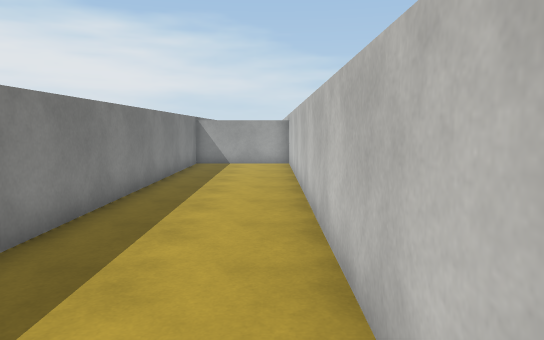
View 1 (above)

20 first-person views from a walk through a scene from a Unity 3-D project. The camera is 1.5 m above the floor, tilts 6° down and sees 70° across. The floor is counted in squares, 1 m on a side. Each view is taken from the middle of a square. On the plan, view 1 faces up. The plan holds only what a view shows up to about 17 squares ahead; the rest is blank. The place goes on beyond the plan. Surface patterns are stand-ins for the level's own textures.

View 2
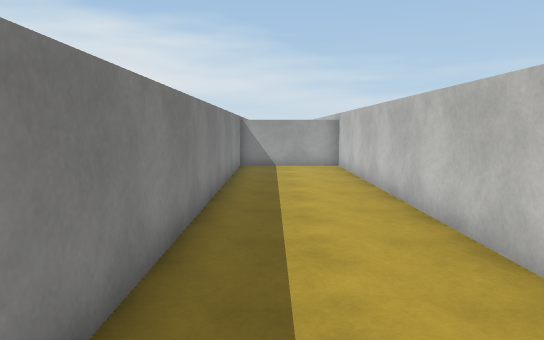

View 3
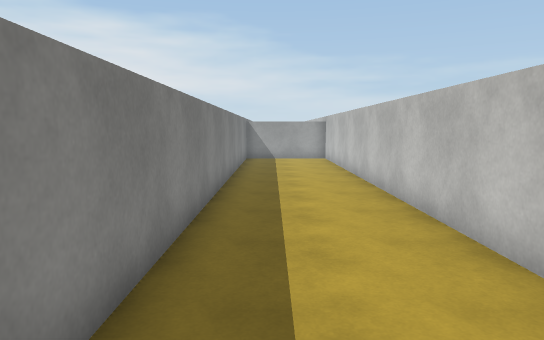

View 4
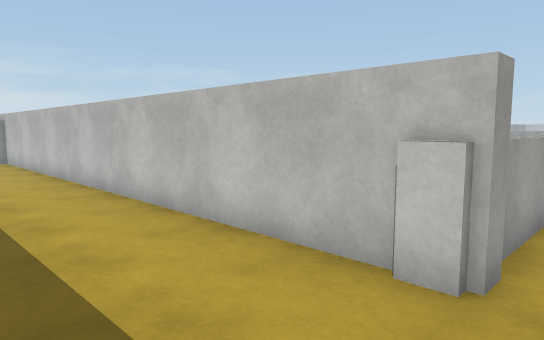

View 5
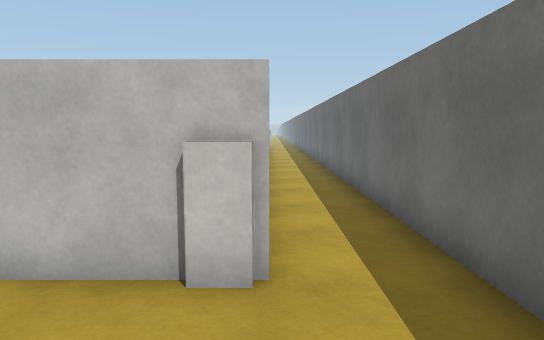

View 6
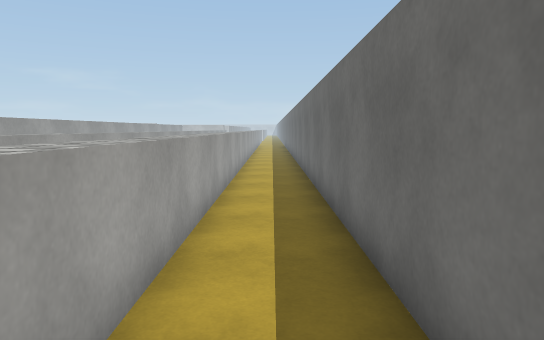

View 7
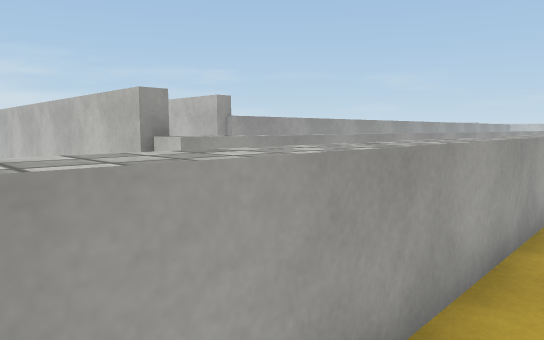

View 8
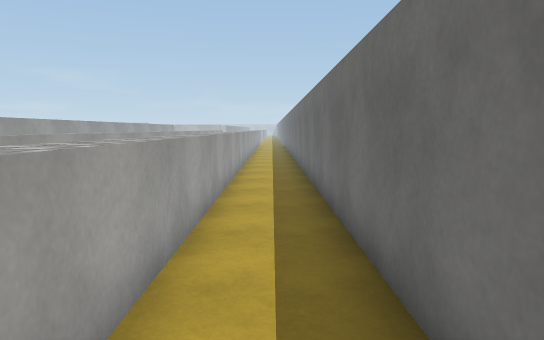

View 9
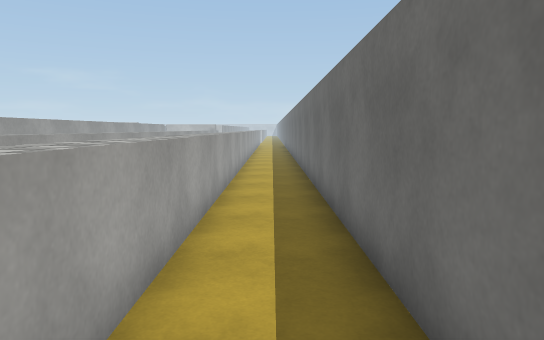

View 10
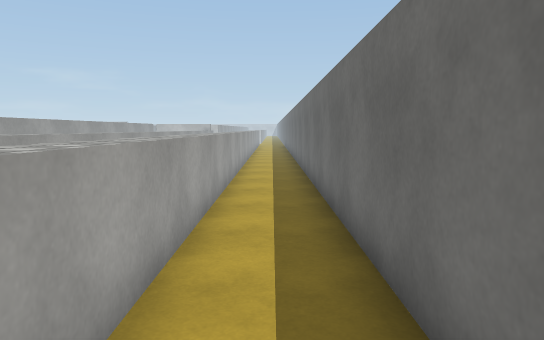

View 11
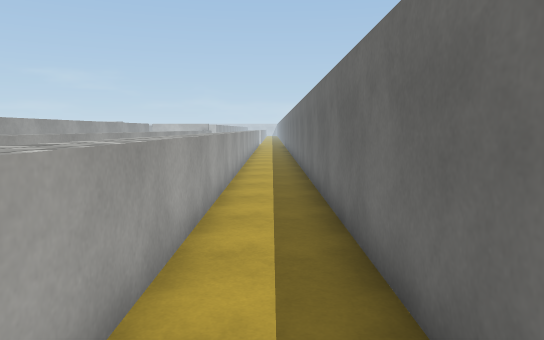

View 12
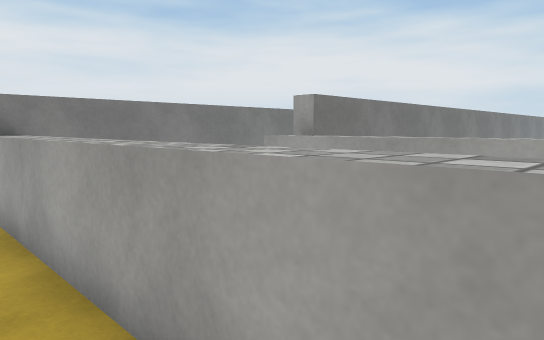

View 13
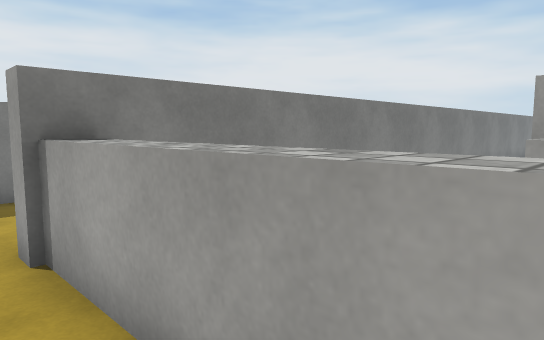

View 14
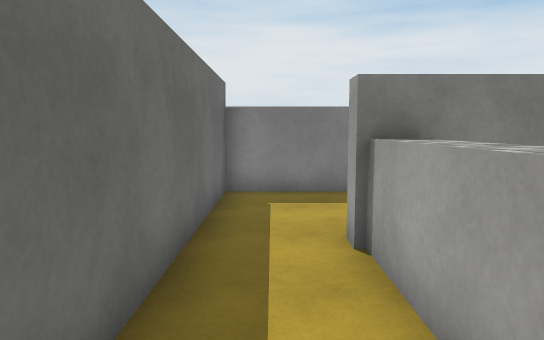

View 15
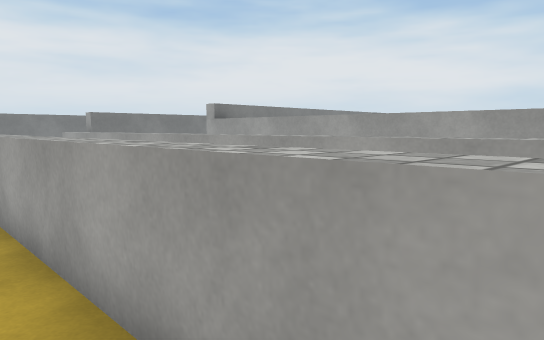

View 16
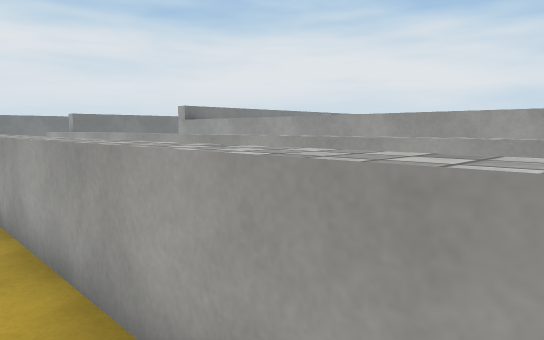

View 17
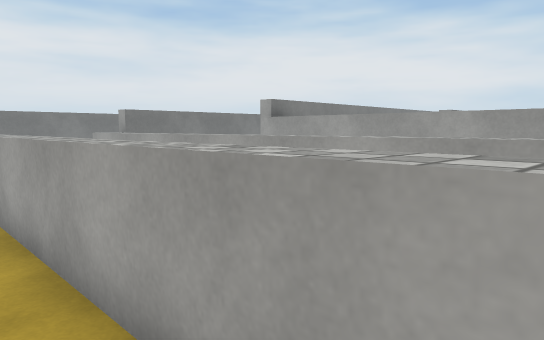

View 18
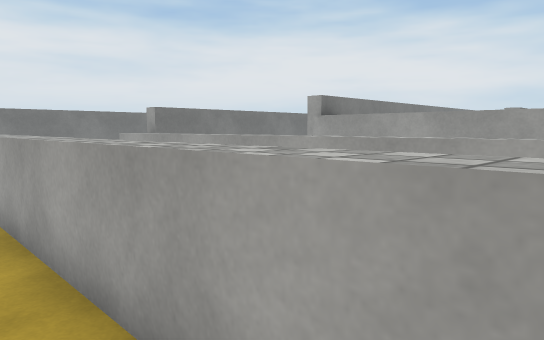

View 19
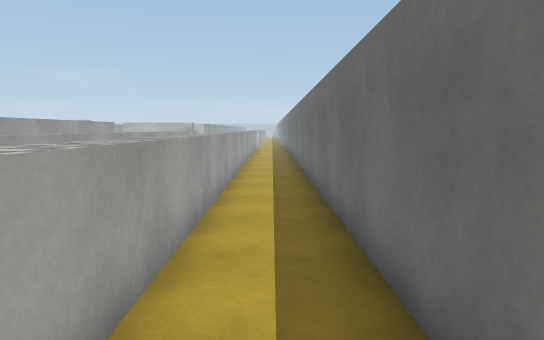

View 20
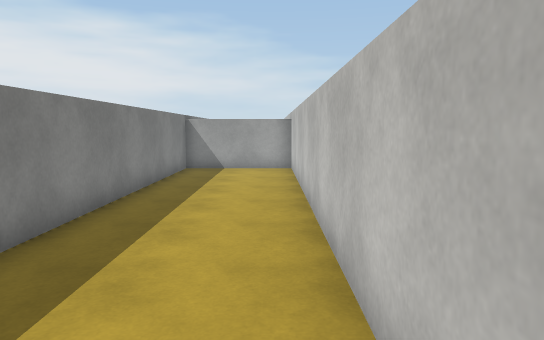

### Floor plan
Key: @ floor where view 1 was taken; # wall or solid block; . floor; ^ raised ledge.
Columns run from 4 left of view 1 to 23 right of it. Each row starts with its distance up from view 1.
 17 ######
 16 #....#   #
 15 #....#   #
 14 #....#   #
 13 #....#   #
 12 #....#   #
 11 #....#   #
 10 #....#   #
  9 #....#   #
  8 #....#   #   #
  7 #....#   #   #
  6 #....#   #   ###############
  5 #....#   #
  4 #....#   #
  3 #....#   #
  2 #....#   ^^^^^^^^^^^^^^^^^^^
  1 #....#
  0 #...@#
 -1 #....#^^^^^^^^^^^^^^^^^^^^^^
 -2 #....#^^^^^^^^^^^^^^^^^^^^^^
 -3 #...........................
 -4 ############################

Where each view was taken, in squares from view 1:
view 1: 0 up, 0 right, facing up
view 2: 1 up, 2 left, facing up
view 3: 3 down, 2 left, facing up
view 4: 3 down, 3 left, facing up-right
view 5: 2 down, 3 left, facing right
view 6: 3 down, 0 right, facing right
view 7: 3 down, 2 right, facing up-right
view 8: 3 down, 3 right, facing right
view 9: 3 down, 6 right, facing right
view 10: 3 down, 9 right, facing right
view 11: 3 down, 10 right, facing right
view 12: 3 down, 10 right, facing up-left
view 13: 3 down, 6 right, facing up-left
view 14: 3 down, 6 right, facing left
view 15: 3 down, 21 right, facing up-left
view 16: 3 down, 23 right, facing up-left
view 17: 3 down, 18 right, facing up-left
view 18: 3 down, 16 right, facing up-left
view 19: 3 down, 16 right, facing right
view 20: 2 up, 0 right, facing up
